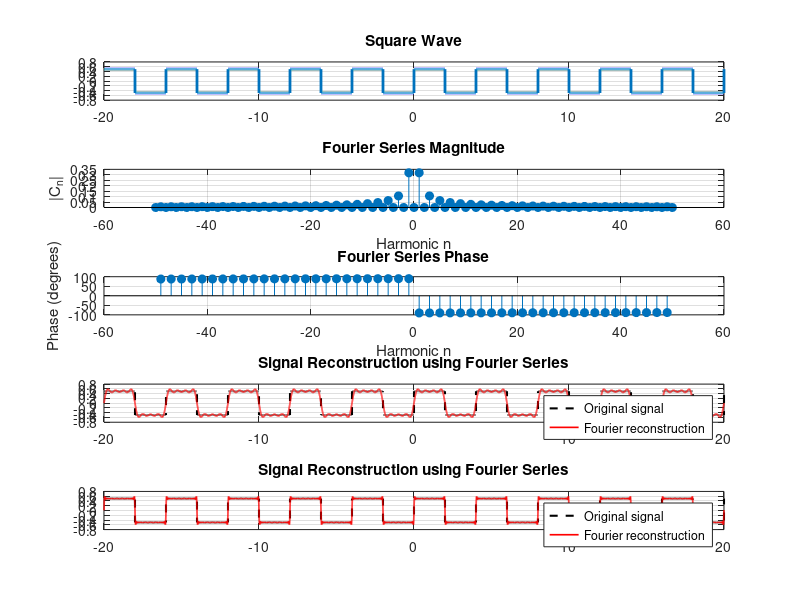

Reproduce this figure in MATLAB.
clc; clear; close all;
ID_NO = '2024A3PS0378P';
num = ID_NO(11) - 48;
t = -20:0.001:20;
T0 = 4;
t0 = 0;
omega0 = 2*pi*(1/T0);
x0 = @(t) square(omega0*t + pi/2)/2 + 0.5;
x = @(t) x0(t+num) - 0.5;

subplot(5, 1, 1);
plot(t, x(t), 'LineWidth', 2)
grid on
title('Square Wave')
N = 50;                    % compute Cn for n = -N..N
nvec = -N:N;
Cn = zeros(size(nvec));
t_fs = t0 : 0.001 : (t0 + T0); 
% Use integral for each harmonic
for k = 1:length(nvec)
    n = nvec(k);
    integrand = x(t_fs).*exp(-1j*n*omega0*t_fs);
    Cn(k) = (1/T0)*trapz(t_fs, integrand);
end


% Threshold to ignore phase where magnitude is negligible
mag = abs(Cn);
thresh = max(mag) * 1e-3;          % adjust threshold as needed

% Compute raw phase in radians
phase_rad = angle(Cn);              % in [-pi, pi]
phase_rad(mag < thresh) = NaN;      % mask noisy phases

% Plot magnitude and phase

subplot(5,1,2);
stem(nvec, mag, 'filled');
xlabel('Harmonic n'); ylabel('|C_n|');
title('Fourier Series Magnitude');
grid on;

subplot(5,1,3);
stem(nvec, rad2deg(phase_rad), 'filled');
xlabel('Harmonic n'); ylabel('Phase (degrees)');
title('Fourier Series Phase');
grid on;
n = -8:8;
x_rec = zeros(size(t));

for k = 1:length(n)
    x_rec = x_rec + Cn(nvec == n(k)) .* exp(1j*n(k)*omega0*t);
end

x_rec = real(x_rec);
subplot(5,1,4);
plot(t, x(t), 'k--', 'LineWidth', 1.5)
hold on
plot(t, x_rec, 'r', 'LineWidth', 1.2)
grid on
legend('Original signal', 'Fourier reconstruction')
title('Signal Reconstruction using Fourier Series')

x_rec = zeros(size(t));

for k = 1:length(nvec)
    x_rec = x_rec + Cn(k) * exp(1j * nvec(k) * omega0 * t);
end

x_rec = real(x_rec);   % imaginary part ≈ numerical error

subplot(5,1,5);
plot(t, x(t), 'k--', 'LineWidth', 1.5)
hold on
plot(t, x_rec, 'r', 'LineWidth', 1.2)
grid on
legend('Original signal', 'Fourier reconstruction')
title('Signal Reconstruction using Fourier Series')
